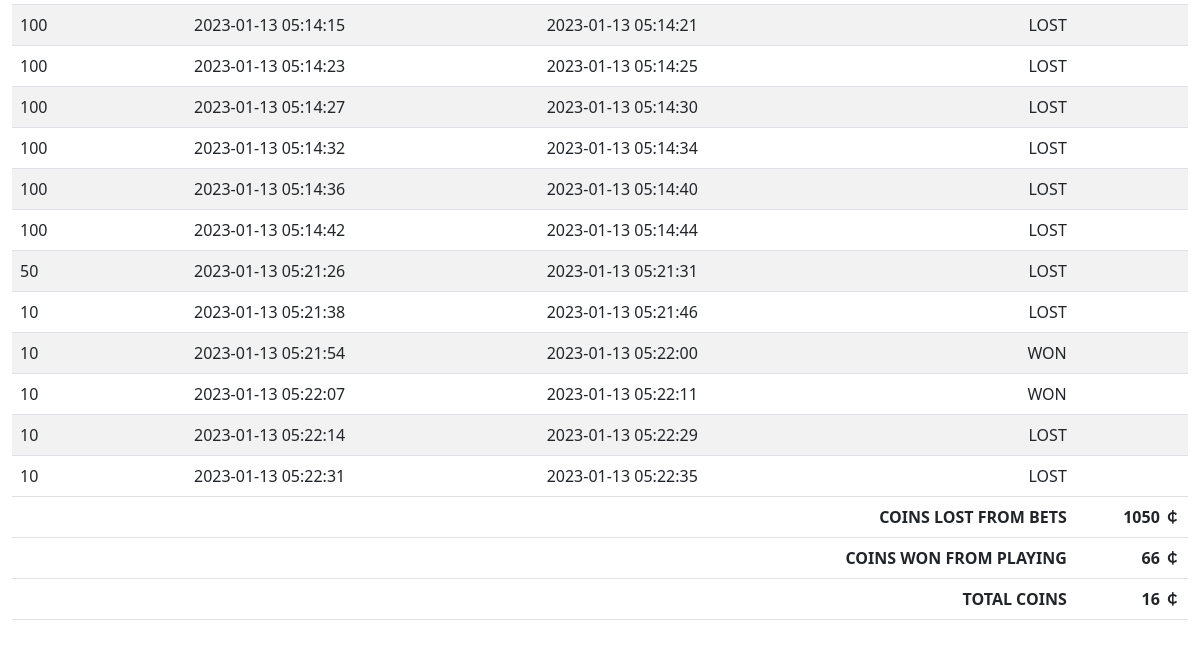
/past_bets (signed in, lower part), run on an earlier commit of the app's database.
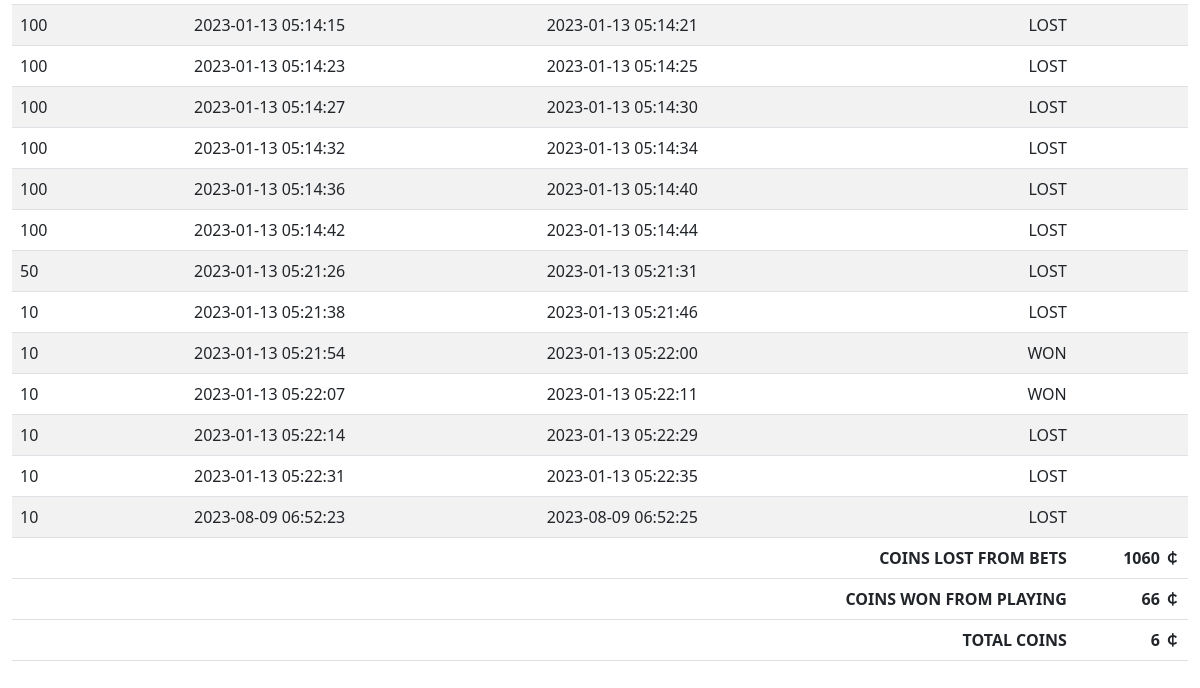
And on a later commit of the database.
### tables this page shows
CREATE TABLE bets(bet_id INTEGER PRIMARY KEY AUTOINCREMENT NOT NULL, user_id INTEGER, bet_amount INTEGER, time_bet_placed STRING, time_bet_settled STRING, bet_status STRING);

### app.py (the view)
@app.route("/past_bets", methods=["GET","POST"])
@login_required
def past_bets():
    past_bets = db.execute("SELECT * FROM bets WHERE user_id = ?", session['user_id'])
    coins_won_bets = 0
    for bet in past_bets:
        if bet['bet_status'] == "WON":
            sign = 1
        else:
            sign = -1
        coins_won_bets = coins_won_bets + (sign * bet['bet_amount'])
    total_coins = db.execute("SELECT coins FROM users WHERE user_id = ?;", session["user_id"])[0]['coins']
    coins_won_playing = total_coins - coins_won_bets - 1000
    return render_template("past_bets.html", past_bets=past_bets, coins_won_bets=coins_won_bets, coins_won_playing=coins_won_playing,total_coins=total_coins)

### app.py (called while the page is built)
@app.after_request
def after_request(response):
    response.headers["Cache-Control"] = "no-cache, no-store, must-revalidate"
    response.headers["Expires"] = 0
    response.headers["Pragma"] = "no-cache"
    return response

### helpers.py (called while the page is built)
def login_required(f):
    @wraps(f)
    def decorated_function(*args, **kwargs):
        if session.get("user_id") is None:
            return redirect("/login")
        return f(*args, **kwargs)
    return decorated_function

### templates/past_bets.html (shortened to what this page needs)
{% extends "layout.html" %}
{% block main %}
<table class="table table-striped">
    <tbody>
        {% for bet in past_bets %}
        <tr>
        <td class="text-start">{{bet["bet_amount"]}}</td>
        <td class="text-start">{{bet["time_bet_placed"]}}</td>
        <td class="text-end">{{bet["time_bet_settled"] }}</td>
        <td class="text-end">{{bet["bet_status"]}}</td>
        <td class="text-end"></td>
        </tr>
        {% endfor %}
    </tbody>
    <tfoot>
        <tr>
            <th class="text-start"></th>
            <th class="text-start"></th>
            <th class="text-end"></th>
            {% if coins_won_bets >= 0 %}
            <th class="text-end">COINS WON FROM BETS</th>
            {% else %}
            <th class="text-end">COINS LOST FROM BETS</th>
            {% endif %}
            <th class="text-end">{{coins_won_bets | abs}} &#65504;</th>
        </tr>
        <tr>
            <th class="text-start"></th>
            <th class="text-start"></th>
            <th class="text-end"></th>
            <th class="text-end">COINS WON FROM PLAYING</th>
            <th class="text-end">{{coins_won_playing}} &#65504;</th>
        </tr>
        <tr>
            <th class="text-start"></th>
            <th class="text-start"></th>
            <th class="text-end"></th>
            <th class="text-end">TOTAL COINS</th>
            <th class="text-end">{{total_coins}} &#65504;</th>
        </tr>
    </tfoot>
</table>
{% endblock %}

### templates/layout.html (shortened to what this page needs)
<!DOCTYPE html>
<html lang="en">
    <head>
            <link href="https://cdn.jsdelivr.net/npm/bootstrap@5.2.3/dist/css/bootstrap.min.css" rel="stylesheet">
            <link href="/static/styles.css" rel="stylesheet">
    </head>
    <body>
        <main class="container-fluid py-5 text-center">
            {% block main %}{% endblock %}
        </main>
    </body>
</html>

What changed in the data, as far as the page shows it:
added bets: bet_amount "10", time_bet_placed "2023-08-09 06:52:23", time_bet_settled "2023-08-09 06:52:25", bet_status "LOST"
Also different on the page:
{{ coins_won_bets | abs }}: "1050" → "1060"
{{ total_coins }}: "16" → "6"
